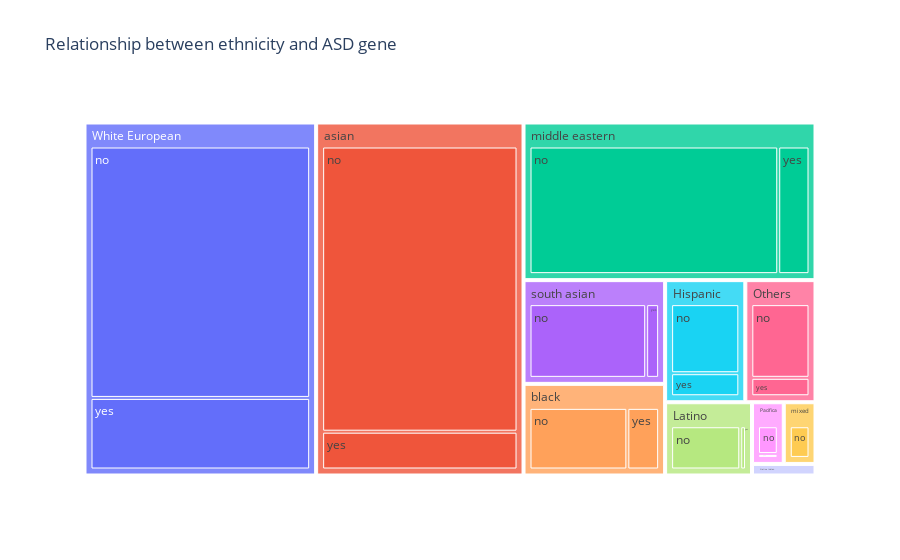

Notebook code cell kept with this figure:
### Code cell
graphic = px.treemap(data, path=['Ethnicity', 'Family_mem_with_ASD'], title="Relationship between ethnicity and ASD gene")
graphic.show()

### Figure 1 — Plotly figure (JSON) as saved in the notebook; plotly's stock layout.template omitted (floating-point values rounded to 4 significant figures)
{"data": [{"branchvalues": "total", "domain": {"x": [0, 1], "y": [0, 1]}, "hovertemplate": "labels=%{label}<br>count=%{value}<br>parent=%{parent}<br>id=%{id}<extra></extra>", "ids": ["Hispanic/no", "Latino/no", "Native Indian/no", "Others/no", "Pacifica/no", "White European/no", "asian/no", "black/no", "middle eastern/no", "mixed/no", "south asian/no", "Hispanic/yes", "Latino/yes", "Native Indian/yes", "Others/yes", "Pacifica/yes", "White European/yes", "asian/yes", "black/yes", "middle eastern/yes", "south asian/yes", "Hispanic", "Latino", "Native Indian", "Others", "Pacifica", "White European", "asian", "black", "middle eastern", "mixed", "south asian"], "labels": ["no", "no", "no", "no", "no", "no", "no", "no", "no", "no", "no", "yes", "yes", "yes", "yes", "yes", "yes", "yes", "yes", "yes", "yes", "Hispanic", "Latino", "Native Indian", "Others", "Pacifica", "White European", "asian", "black", "middle eastern", "mixed", "south asian"], "name": "", "parents": ["Hispanic", "Latino", "Native Indian", "Others", "Pacifica", "White European", "asian", "black", "middle eastern", "mixed", "south asian", "Hispanic", "Latino", "Native Indian", "Others", "Pacifica", "White European", "asian", "black", "middle eastern", "south asian", "", "", "", "", "", "", "", "", "", "", ""], "type": "treemap", "values": [30, 24, 2, 28, 7, 260, 264, 40, 167, 8, 54, 10, 2, 1, 7, 1, 74, 35, 13, 21, 6, 40, 26, 3, 35, 8, 334, 299, 53, 188, 8, 60]}], "layout": {"legend": {"tracegroupgap": 0}, "title": {"text": "Relationship between ethnicity and ASD gene"}}}
